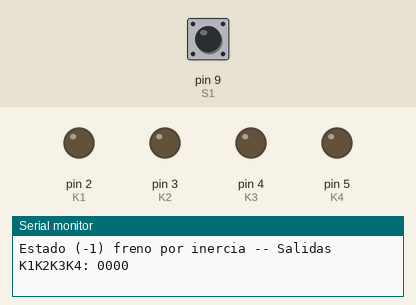
This sketch was run on a simulated Arduino Uno, built with avr-gcc and run on an emulated ATmega328P. Parts: output pins drawn as LEDs (lit = HIGH), the last lines printed to the serial monitor. Inputs (shaded band) come from the test bench; at power-on: pin 9 (S1) LOW.

Above: at 1.2 s.
1.3 s: pin 9 (S1) driven HIGH
At 2.2 s:
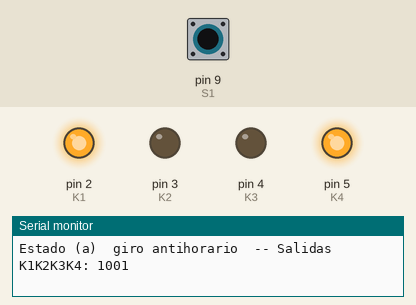
2.8 s: pin 9 (S1) pulsed LOW 5 times (0.12 s each, 0.3 s apart)
At 3.42 s:
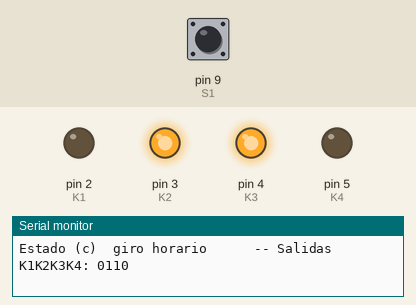
At 5.0 s:
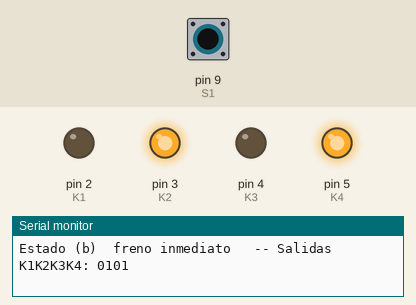
Timing chart, 0 to 20.6 s (numbered marks = the images above; inputs shaded):
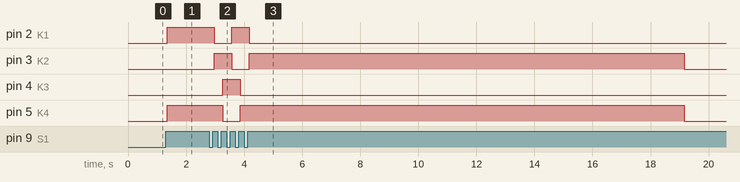

The sketch:

ponteH.ino
```cpp
/* Práctica Simulacion de un puente H con relés - Brais Gude Martínez
Fecha: 01/03/2026

Se simula un puente H con 4 relés para controlar un motor DC.
El sistema tiene 5 estados posibles que se representan en la tabla de verdad de abajo.
Se controla mediante un pulsador. Cada pulsación cambia el estado del motor siguiendo la secuencia:

 * TABLA DE VERDAD PUENTE H
 * -------------------------------------------------------
 * S1=TopIzq  S2=BotIzq  S3=TopDer  S4=BotDer
 *
 * S1 | S2 | S3 | S4 | Estado motor
 * ---|----|----|----|----------------------------
 *  0 |  0 |  0 |  0 | (-1) Freno por inercia     ✅
 *  1 |  0 |  0 |  1 | (a)  Giro antihorario      ✅
 *  0 |  1 |  0 |  1 | (b)  Freno inmediato (GND) ✅
 *  0 |  1 |  1 |  0 | (c)  Giro horario          ✅
 *  1 |  0 |  1 |  0 | (d)  Freno inmediato (VCC) ✅
 *  1 |  1 |  x |  x | Cortocircuito alimentación ❌
 *  x |  x |  1 |  1 | Cortocircuito alimentación ❌
 *  1 |  0 |  0 |  0 | Motor en vacío (un lado)   ❌
 *  0 |  1 |  0 |  0 | Motor en vacío (un lado)   ❌
 *
 * Diferencia entre tipos de frenado:
 * - Freno por inercia: todos los relés abiertos, el motor gira
 *   libremente hasta detenerse por rozamiento.
 * - Freno inmediato: los dos terminales del motor se cortocircuitan
 *   entre sí (ambos a GND o ambos a VCC), generando una corriente
 *   de frenado que detiene el motor bruscamente.
 */


// Relés
constexpr int K1 = 2;
constexpr int K2 = 3;
constexpr int K3 = 4;
constexpr int K4 = 5;

constexpr int S1 = 9; // Pulsador

// Tiempos
constexpr unsigned long FrenadoInercia = 15000; // El que tarda en detenerse por inercia: 15s
constexpr unsigned long Debounce = 50;    // Debounce

// Guardado del estado actual del motor
int estadoActual = -1; // -1 Freno inercia, 0 giro antihorario, 1 freno inmediato, 2 giro horario, 3 freno inmediato


// Control de transición automática a inercia
bool enFrenoInmediato              = false; // flag para indicar si estamos en freno inmediato
unsigned long tiempoFrenoInmediato = 0; // Guarda el ultimo tiempo de freno inmediato

// Debounce del pulsador para garantizar solo una transición por pulsación
bool estadoPulsadorAnterior      = LOW;
unsigned long tiempoUltimoCambio = 0;
bool pulsacionProcesada          = false;

// Tabla de la verdad aplicada con switch-case
void aplicarEstado(int estado) {
  bool k1 = false, k2 = false, k3 = false, k4 = false;
  String descripcion;

  switch (estado) {
    case -1: // estado A: Freno por inercia
      k1 = false; k2 = false; k3 = false; k4 = false;
      descripcion      = "Estado (-1) freno por inercia ";
      enFrenoInmediato = false;
      break;
    case 0: // estado B: Giro antihorario
      k1 = true;  k2 = false; k3 = false; k4 = true;
      descripcion      = "Estado (a)  giro antihorario  ";
      enFrenoInmediato = false;
      break;
    case 1: // estado C: Freno inmediato
      k1 = false; k2 = true;  k3 = false; k4 = true;
      descripcion          = "Estado (b)  freno inmediato   ";
      enFrenoInmediato     = true;
      tiempoFrenoInmediato = millis();
      break;
    case 2: // estado D: Giro horario
      k1 = false; k2 = true;  k3 = true;  k4 = false;
      descripcion      = "Estado (c)  giro horario      ";
      enFrenoInmediato = false;
      break;
    case 3: // estado E: Freno inmediato
      k1 = true;  k2 = false; k3 = true;  k4 = false;
      descripcion          = "Estado (d)  freno inmediato   ";
      enFrenoInmediato     = true;
      tiempoFrenoInmediato = millis();
      break;
  }

// Aplicacion del estado a los relés. Ej: El K1, k1 ? es como un if else.
  digitalWrite(K1, k1 ? HIGH : LOW);
  digitalWrite(K2, k2 ? HIGH : LOW);
  digitalWrite(K3, k3 ? HIGH : LOW);
  digitalWrite(K4, k4 ? HIGH : LOW);
// información por serial del estado actual
  Serial.print(descripcion);
  Serial.print("-- Salidas K1K2K3K4: ");
  Serial.print(k1); Serial.print(k2); Serial.print(k3); Serial.println(k4);
}

void setup() {
  Serial.begin(9600);

  pinMode(K1, OUTPUT);
  pinMode(K2, OUTPUT);
  pinMode(K3, OUTPUT);
  pinMode(K4, OUTPUT);

  pinMode(S1, INPUT);

  aplicarEstado(-1); // aplica el freno por inercia como estado inicial
}


void loop() {

  // En este loop se controla la transicion a inercia después de un freno inmediato.
  // Si estamos en freno inm. y ha pasado el tiempo de frenado por inercia, se cambia al estado de freno por inercia.
  if (enFrenoInmediato && millis() - tiempoFrenoInmediato >= FrenadoInercia) {
    estadoActual = -1;
    aplicarEstado(-1);
  }

  // Aqui se controla el debounce del pulsador para garantizar 1 sola pulsacion. Es redundante con el control de pulsacionProcesada.
  bool lectura = digitalRead(S1);

  // Si el estado del pulsador cambia se actualiza el tiempo del ultimo cambio y el estado anterior del pulsador
  if (lectura != estadoPulsadorAnterior) {
    tiempoUltimoCambio     = millis();
    estadoPulsadorAnterior = lectura;
  }

  // Si ha pasado el tiempo de debounce desde el ultimo cambio, se procesa la pulsacion.
  // Si el estado anterior del pulsador era HIGH y no se ha procesado la pulsacion, se cambia el estado del motor.
  if (millis() - tiempoUltimoCambio >= Debounce) {
    if (estadoPulsadorAnterior == HIGH && !pulsacionProcesada) {
      pulsacionProcesada = true;
      if (estadoActual == -1) estadoActual = 0;
      else                    estadoActual = (estadoActual + 1) % 4;
      aplicarEstado(estadoActual);
    }
    if (estadoPulsadorAnterior == LOW) { // Si el pulsador se suelta, se resetea la variable de control de pulsacion procesada para permitir una nueva transición en la siguiente pulsación.
      pulsacionProcesada = false;
    }
  }
}
```

Measured:
- after the input at 1.3 s, pin 2 (K1), pin 5 (K4): LOW → HIGH after 0.05 s
- after the input at 2.8 s, pin 2 (K1): HIGH → LOW after 0.17 s, → HIGH 0.60 s later, → LOW 0.60 s later; pin 3 (K2): LOW → HIGH after 0.17 s, → LOW 0.60 s later, → HIGH 0.60 s later, → LOW 15.0 s later; pin 4 (K3): LOW → HIGH after 0.47 s, → LOW 0.60 s later; pin 5 (K4): HIGH → LOW after 0.47 s, → HIGH 0.60 s later, → LOW 15.3 s later
